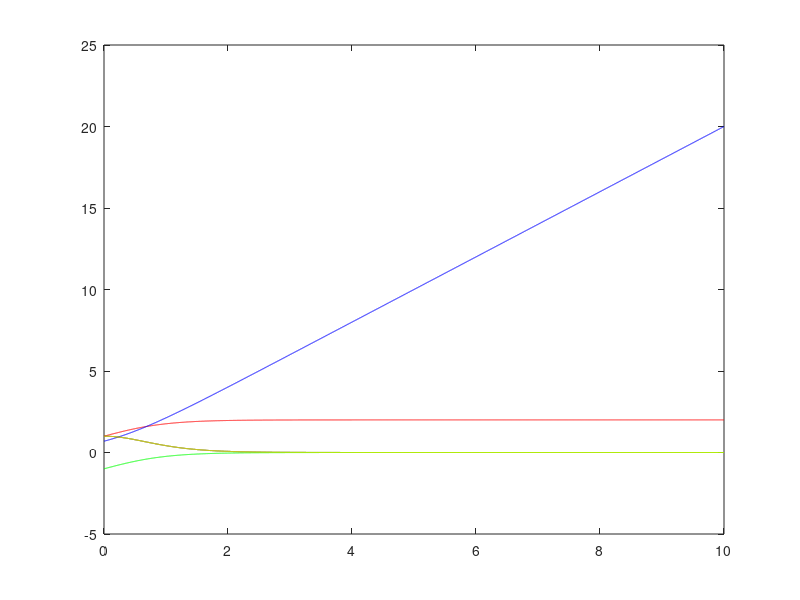

The MATLAB script that drew this image:
clear all; clc; close all
h = 0.001;
X = 0:h:10;
b=2;
f = log(1+ exp(b*X));
Y = diff(f)/h;
Z = diff(Y)/h;
plot(X(:,1:length(Y)),Y,'r',X,f,'b', X(:,1:length(Z)),Z,'k')
% red   - first order derivative
% blue  - function
% black - second order derivative
hold on;
b=-2;
f = log(1+ exp(b*X));
Y = diff(f)/h;
Z = diff(Y)/h;
plot(X(:,1:length(Y)),Y,'g', X(:,1:length(Z)),Z,'y')
% green   - first order derivative
% yellow  - second order derivative